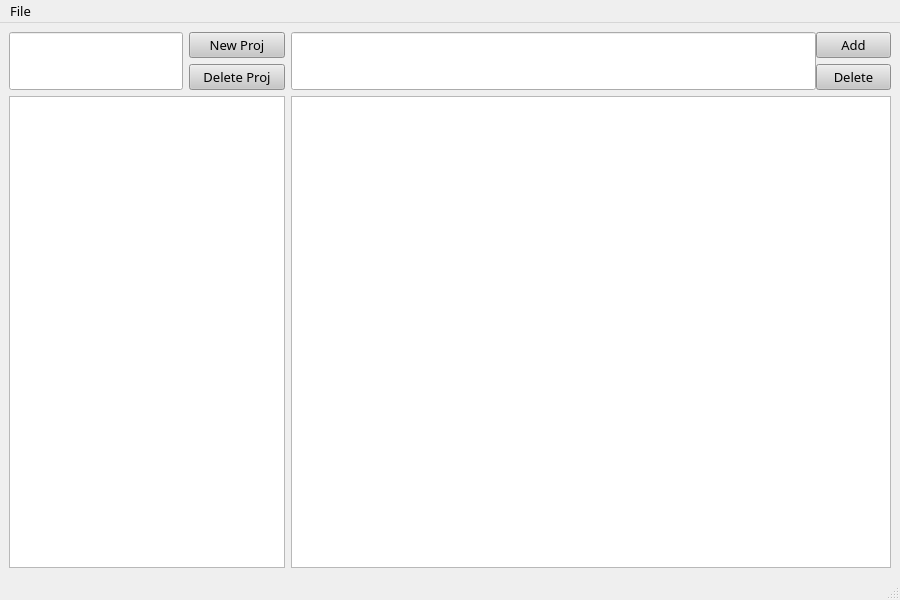
<?xml version="1.0" encoding="UTF-8"?>
<ui version="4.0">
 <class>MainWindow</class>
 <widget class="QMainWindow" name="MainWindow">
  <property name="geometry">
   <rect>
    <x>0</x>
    <y>0</y>
    <width>900</width>
    <height>600</height>
   </rect>
  </property>
  <property name="minimumSize">
   <size>
    <width>900</width>
    <height>600</height>
   </size>
  </property>
  <property name="font">
   <font>
    <family>Fira Code</family>
    <pointsize>10</pointsize>
   </font>
  </property>
  <property name="windowTitle">
   <string>MainWindow</string>
  </property>
  <widget class="QWidget" name="centralwidget">
   <layout class="QGridLayout" name="gridLayout_2">
    <item row="1" column="1">
     <widget class="QPushButton" name="pushButton_DeleteProj">
      <property name="sizePolicy">
       <sizepolicy hsizetype="Minimum" vsizetype="Minimum">
        <horstretch>0</horstretch>
        <verstretch>0</verstretch>
       </sizepolicy>
      </property>
      <property name="minimumSize">
       <size>
        <width>96</width>
        <height>24</height>
       </size>
      </property>
      <property name="font">
       <font>
        <family>Fira Code SemiBold</family>
        <pointsize>10</pointsize>
       </font>
      </property>
      <property name="styleSheet">
       <string notr="true">background-color: rgb(199, 199, 199);</string>
      </property>
      <property name="text">
       <string>Delete Proj</string>
      </property>
     </widget>
    </item>
    <item row="0" column="0" rowspan="2">
     <widget class="QLineEdit" name="lineEdit_LineProj">
      <property name="sizePolicy">
       <sizepolicy hsizetype="Minimum" vsizetype="Minimum">
        <horstretch>0</horstretch>
        <verstretch>0</verstretch>
       </sizepolicy>
      </property>
      <property name="minimumSize">
       <size>
        <width>174</width>
        <height>54</height>
       </size>
      </property>
      <property name="font">
       <font>
        <family>Fira Code</family>
        <pointsize>12</pointsize>
       </font>
      </property>
     </widget>
    </item>
    <item row="0" column="3">
     <widget class="QPushButton" name="pushButton_AddItem">
      <property name="sizePolicy">
       <sizepolicy hsizetype="Minimum" vsizetype="Minimum">
        <horstretch>0</horstretch>
        <verstretch>0</verstretch>
       </sizepolicy>
      </property>
      <property name="minimumSize">
       <size>
        <width>75</width>
        <height>24</height>
       </size>
      </property>
      <property name="font">
       <font>
        <family>Fira Code SemiBold</family>
        <pointsize>10</pointsize>
       </font>
      </property>
      <property name="styleSheet">
       <string notr="true">background-color: rgb(199, 199, 199);</string>
      </property>
      <property name="text">
       <string>Add</string>
      </property>
     </widget>
    </item>
    <item row="1" column="3">
     <widget class="QPushButton" name="pushButton_DeleteItem">
      <property name="sizePolicy">
       <sizepolicy hsizetype="Minimum" vsizetype="Fixed">
        <horstretch>0</horstretch>
        <verstretch>0</verstretch>
       </sizepolicy>
      </property>
      <property name="minimumSize">
       <size>
        <width>75</width>
        <height>24</height>
       </size>
      </property>
      <property name="font">
       <font>
        <family>Fira Code SemiBold</family>
        <pointsize>10</pointsize>
       </font>
      </property>
      <property name="styleSheet">
       <string notr="true">background-color: rgb(199, 199, 199);</string>
      </property>
      <property name="text">
       <string>Delete</string>
      </property>
     </widget>
    </item>
    <item row="2" column="2" colspan="2">
     <widget class="QListWidget" name="listWidget_ItemList">
      <property name="sizePolicy">
       <sizepolicy hsizetype="Minimum" vsizetype="Minimum">
        <horstretch>0</horstretch>
        <verstretch>0</verstretch>
       </sizepolicy>
      </property>
      <property name="minimumSize">
       <size>
        <width>600</width>
        <height>100</height>
       </size>
      </property>
      <property name="font">
       <font>
        <family>Fira Code</family>
        <pointsize>12</pointsize>
       </font>
      </property>
     </widget>
    </item>
    <item row="0" column="2" rowspan="2">
     <widget class="QLineEdit" name="lineEdit_LineItem">
      <property name="sizePolicy">
       <sizepolicy hsizetype="Minimum" vsizetype="Minimum">
        <horstretch>0</horstretch>
        <verstretch>0</verstretch>
       </sizepolicy>
      </property>
      <property name="minimumSize">
       <size>
        <width>525</width>
        <height>54</height>
       </size>
      </property>
      <property name="font">
       <font>
        <family>Fira Code</family>
        <pointsize>12</pointsize>
       </font>
      </property>
     </widget>
    </item>
    <item row="0" column="1">
     <widget class="QPushButton" name="pushButton_NewProj">
      <property name="sizePolicy">
       <sizepolicy hsizetype="Minimum" vsizetype="Fixed">
        <horstretch>0</horstretch>
        <verstretch>0</verstretch>
       </sizepolicy>
      </property>
      <property name="minimumSize">
       <size>
        <width>96</width>
        <height>24</height>
       </size>
      </property>
      <property name="font">
       <font>
        <family>Fira Code SemiBold</family>
        <pointsize>10</pointsize>
       </font>
      </property>
      <property name="styleSheet">
       <string notr="true">background-color: rgb(199, 199, 199);</string>
      </property>
      <property name="text">
       <string>New Proj</string>
      </property>
     </widget>
    </item>
    <item row="2" column="0" colspan="2">
     <widget class="QListWidget" name="listWidget_ProjList"/>
    </item>
   </layout>
  </widget>
  <widget class="QMenuBar" name="menubar">
   <property name="geometry">
    <rect>
     <x>0</x>
     <y>0</y>
     <width>900</width>
     <height>22</height>
    </rect>
   </property>
   <widget class="QMenu" name="menuFile">
    <property name="title">
     <string>File</string>
    </property>
    <addaction name="actionSave"/>
   </widget>
   <addaction name="menuFile"/>
  </widget>
  <widget class="QStatusBar" name="statusbar"/>
  <action name="actionSave">
   <property name="text">
    <string>Save</string>
   </property>
  </action>
 </widget>
 <resources/>
 <connections/>
</ui>
